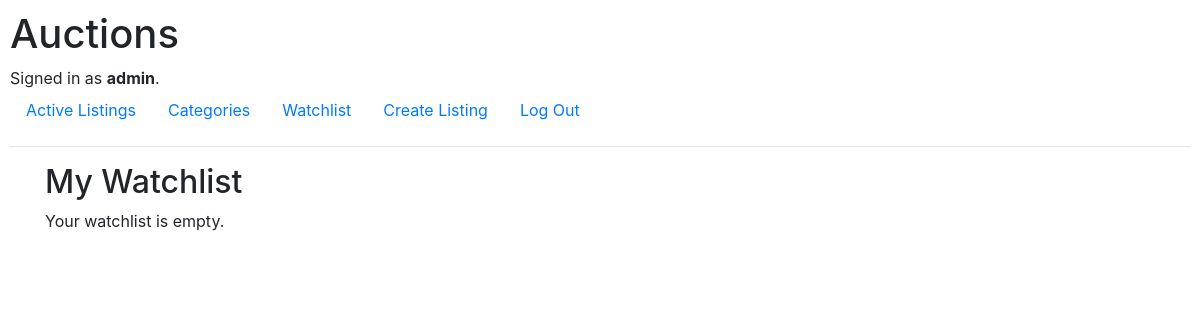
/watchlist (signed in), run on an earlier commit of the app's database.
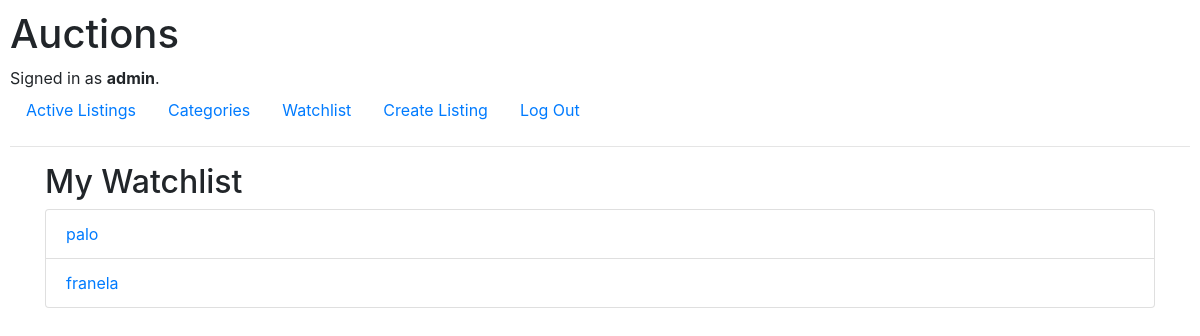
And on a later commit of the database.
### auctions/models.py (models this page shows, shortened)
class User(AbstractUser):
    pass

class Watchlist(models.Model):
    user = models.ForeignKey(User, on_delete=models.CASCADE, related_name="watchlist")
    listing = models.ForeignKey(Listing, on_delete=models.CASCADE, related_name="watched_by")
    class Meta:
        unique_together = ('user', 'listing')  # Prevents duplicate watchlist entries for the same user and listing

class Listing(models.Model):
    title = models.CharField(max_length=100)
    description = models.TextField()
    starting_bid = models.DecimalField(max_digits=10, decimal_places=2)
    current_price = models.DecimalField(max_digits=10, decimal_places=2, null=True, blank=True)
    image_url = models.URLField(blank=True, null=True)
    category = models.ForeignKey(Category, on_delete=models.SET_NULL, null=True, blank=True)
    created_by = models.ForeignKey(User, on_delete=models.CASCADE, related_name="listings")
    active = models.BooleanField(default=True)  # True if auction is active
    created_at = models.DateTimeField(auto_now_add=True)

### auctions/views.py (the view)
# urls.py: path("watchlist", views.watchlist, name="watchlist"),
@login_required
def watchlist(request):
    watchlist_items = Watchlist.objects.filter(user=request.user)
    return render(request, "auctions/watchlist.html", {"watchlist": watchlist_items})

### auctions/templates/auctions/watchlist.html (shortened to what this page needs)
{% extends "auctions/layout.html" %}
{% block body %}
<div class="container">
  <h2>My Watchlist</h2>
  <ul class="list-group">
    {% for item in watchlist %}
      <li class="list-group-item">
        <a href="{% url 'listing_page' item.listing.id %}">{{ item.listing.title }}</a>
      </li>
    {% empty %}
      <p>Your watchlist is empty.</p>
    {% endfor %}
  </ul>
</div>
{% endblock %}

### auctions/templates/auctions/layout.html (shortened to what this page needs)
{% load static %}
<!DOCTYPE html>
<html lang="en">
  <head>
    <link
      rel="stylesheet"
      href="https://stackpath.bootstrapcdn.com/bootstrap/4.4.1/css/bootstrap.min.css"
    />
    <link href="{% static 'auctions/styles.css' %}" rel="stylesheet" />
  </head>
  <body>
    <h1>Auctions</h1>
    <div>
        {% if user.is_authenticated %}
          Signed in as <strong>{{ user.username }}</strong>.
        {% else %}
          Not signed in.
        {% endif %}
      </div>
      <ul class="nav">
        <li class="nav-item">
          <a class="nav-link" href="{% url 'index' %}">Active Listings</a>
        </li>
        {% if user.is_authenticated %}
          <li class="nav-item">
            <a class="nav-link" href="{% url 'categories' %}">Categories</a>
          </li>
          <li class="nav-item">
            <a class="nav-link" href="{% url 'watchlist' %}">Watchlist</a>
          </li>
          <li class="nav-item">
            <a class="nav-link" href="{% url 'create_listing' %}">Create Listing</a>
          </li>
          <li class="nav-item">
            <a class="nav-link" href="{% url 'logout' %}">Log Out</a>
          </li>
        {% endif %}
      </ul>
      <hr />
    {% block body %}
    {% endblock %}
  </body>
</html>

### auctions/static/auctions/styles.css (style rules this page uses)
body { padding: 10px; }

What changed in the data, as far as the page shows it:
added Watchlist: listing "palo"
added Watchlist: listing "franela"
Also different on the page:
text no longer shown: "Your watchlist is empty."
